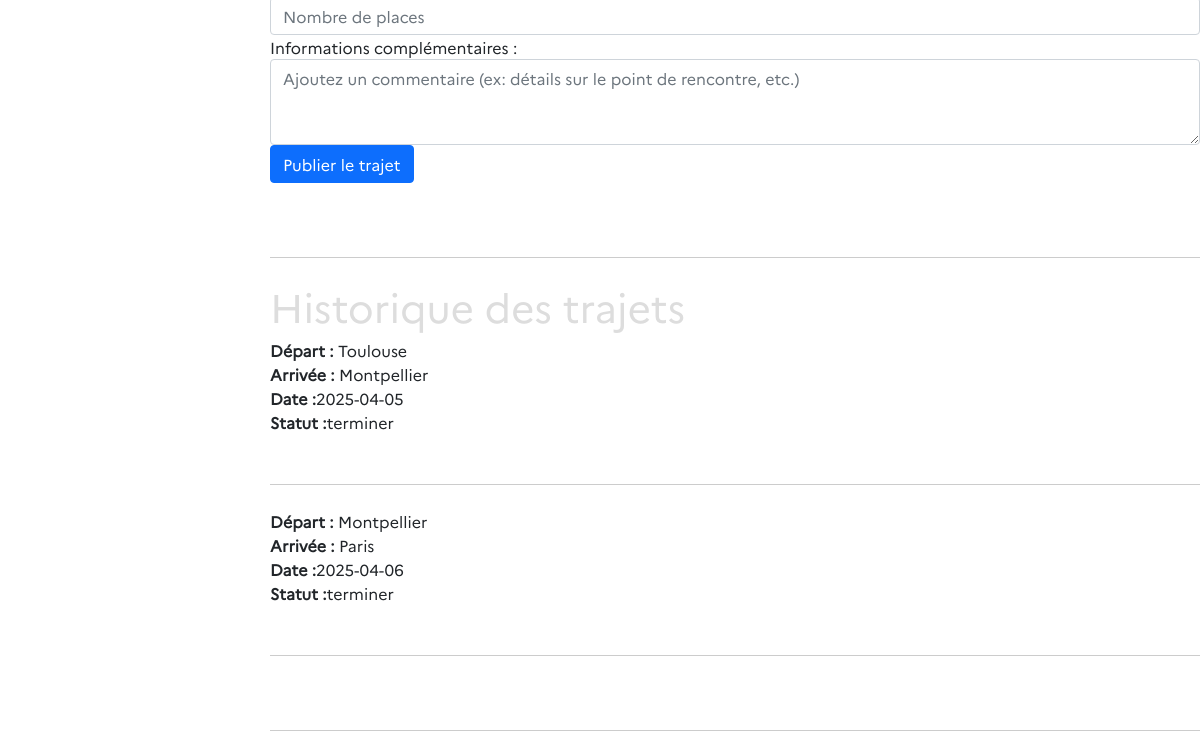
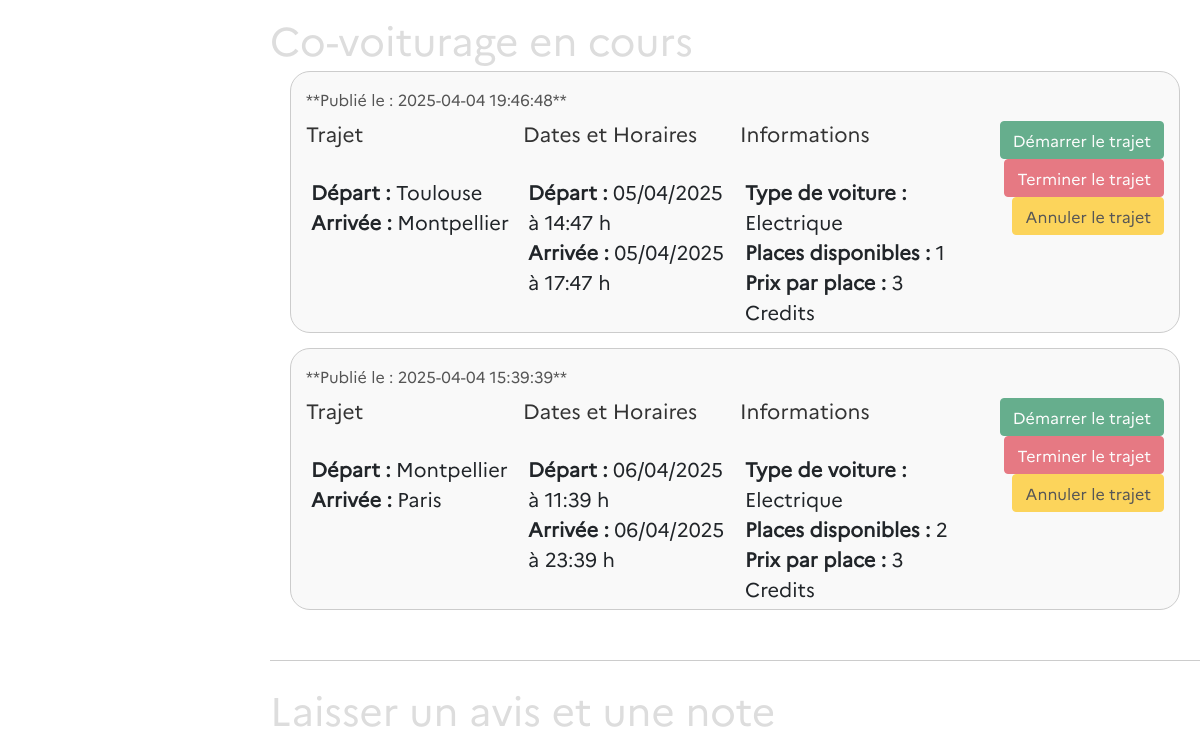
The app's page /pages/account.php (signed in, lower part), older data (2 pictures, top to bottom).
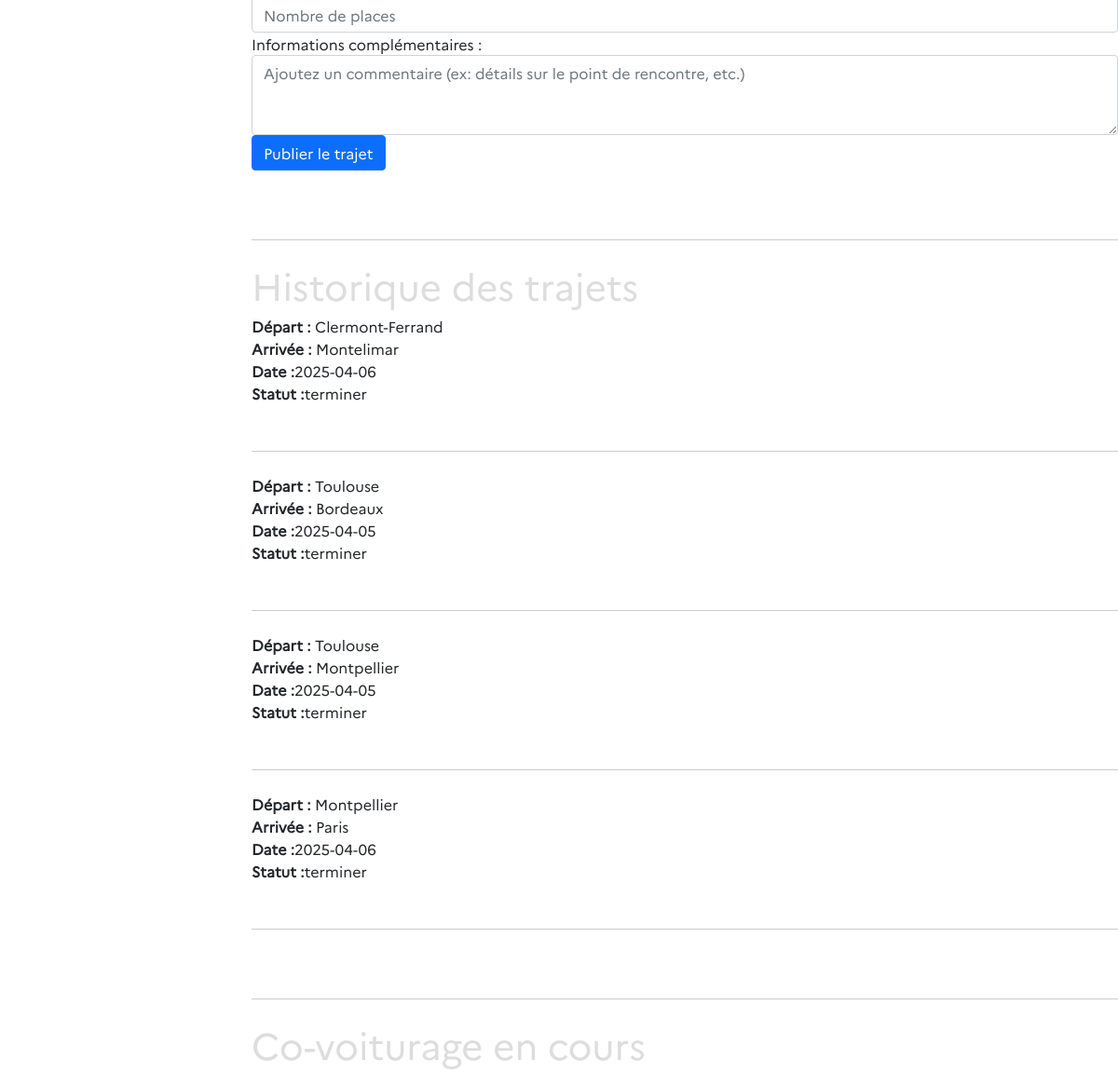
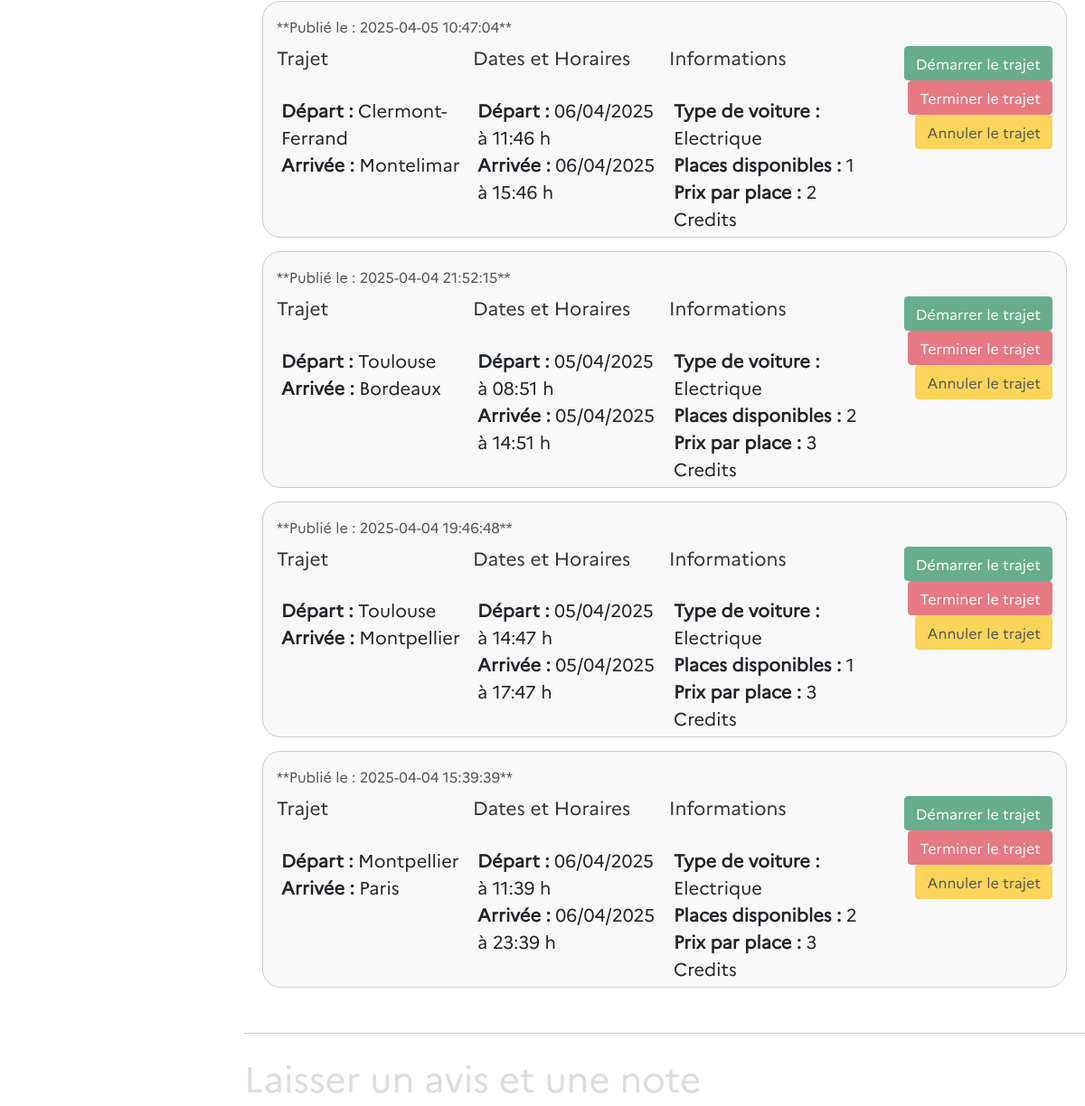
The same page, newer data (2 pictures, top to bottom).
### tables this page shows
CREATE TABLE "covoiturages" (
	"covoiturage_id"	INTEGER,
	"date_depart"	TEXT,
	"heure_depart"	TEXT,
	"lieu_depart"	TEXT,
	"date_arrivee"	TEXT,
	"heure_arrivee"	TEXT,
	"prix_personne"	INTEGER,
	"user_id"	INTEGER,
	"created_at"	TEXT,
	"lieu_arrivee"	TEXT,
	"nb_place"	INTEGER,
	"voiture_id"	INTEGER,
	"evaluation"	INTEGER,
	"commentaire"	TEXT,
	"statut"	TEXT DEFAULT 'en_attente',
	PRIMARY KEY("covoiturage_id" AUTOINCREMENT),
	FOREIGN KEY("user_id") REFERENCES "utilisateurs"("user_id")
);

CREATE TABLE "voitures" (
	"voiture_id"	INTEGER,
	"modele"	TEXT,
	"immatriculation"	TEXT UNIQUE,
	"energie"	TEXT,
	"couleur"	TEXT,
	"date_premiere_immatriculation"	TEXT,
	"user_id"	INTEGER,
	PRIMARY KEY("voiture_id" AUTOINCREMENT)
);

### pages/account.php (the view, shortened to what this page needs)
<?php
$pdo = new PDO("sqlite:/Users/macosdev/Documents/GitHub/ecoRide-DrissBenkirane/ecorideDatabase.db");
$pdo->setAttribute(PDO::ATTR_ERRMODE, PDO::ERRMODE_EXCEPTION);
$userInfos = [];
if (isset($_SESSION['loggedin']) && $_SESSION['loggedin'] === true && isset($_SESSION['user_id'])) {
    $userId = $_SESSION['user_id'];
    try {
        $stmt = $pdo->prepare("SELECT * FROM utilisateurs WHERE user_id = :id");
        $stmt->bindParam(':id', $userId);
        $stmt->execute();
        $userInfos = $stmt->fetchAll(PDO::FETCH_OBJ);
    } catch (PDOException $e) {
        echo "Erreur de base de données : " . $e->getMessage();
    }
    try {
        $stmt = $pdo->prepare('SELECT * FROM voitures WHERE user_id = :id');
        $stmt->bindParam(':id', $userId);
        $stmt->execute();
        $voitureInfos = $stmt->fetchAll(PDO::FETCH_OBJ);
    } catch (PDOException $e) {
        $error = "vous n'avez pas de voiture enregistrée";
    }
    try {
        $stmt = $pdo->prepare("SELECT *, v.modele AS voiture_modele,
                v.couleur AS voiture_couleur,
                v.immatriculation AS voiture_immatriculation,
                v.energie AS voiture_energie
            FROM covoiturages c
            INNER JOIN voitures v ON c.voiture_id = v.voiture_id
            WHERE c.user_id = :user_id
            ORDER BY c.created_at DESC");
        $stmt->bindParam(':user_id', $userId);
        $stmt->execute();
        $covoituragesEnCours = $stmt->fetchAll(PDO::FETCH_OBJ);
    } catch (PDOException $e) {
        $error = "Erreur lors de la récupération des covoiturages en cours : " . $e->getMessage();
    }
} else {
    header("Location: http://localhost:4000/pages/login.php");
    exit();
}
require_once '/Users/macosdev/Documents/GitHub/ecoRide-DrissBenkirane/elements/header.php';
?>
<link rel="stylesheet" href="styles/account.css">
<div style="display: flex;">
    <div style="flex-grow: 1;">
        <div class="profil">
            <?php if (!empty($userInfos)): ?>
                <?php foreach ($userInfos as $userInfo): ?>
                    <div class="profil-info" id="">
                            <?php endforeach; ?>
                        <?php else: ?>
                            <p>Aucune information utilisateur trouvée.</p>
                        <?php endif; ?>
                    </div>
                    <div class="publier-trajet" id="section2">
                        <div class="publier-trajet-details">
                            <form action="" method="post">
                                <div class="form-group">
                                    <input type="number" class="form-control" name="nb_place" id="places"
                                        placeholder="Nombre de places" min="1" required>
                                </div>
                                <div class="form-group">
                                    <label for="commentaire">Informations complémentaires :</label>
                                    <textarea class="form-control" name="commentaire" id="commentaire" rows="3"
                                        placeholder="Ajoutez un commentaire (ex: détails sur le point de rencontre, etc.)"></textarea>
                                </div>
                                <div class="publier-trajet-actions">
                                    <button type="submit" class="btn btn-primary publier-trajet-btn" name="publier_trajet"
                                        <?php if (empty($voitureInfos)) echo 'disabled'; ?>>
                                        Publier le trajet
                                    </button>
                                </div>
                            </form>
                        </div>
                    </div></br>
                    <div class="ligne-horizontale"></div></br>
                    <h1 id="section4">Historique des trajets</h1>
                    <?php if (!empty($covoituragesEnCours)) : ?>
                        <?php foreach ($covoituragesEnCours as $covoiturage): ?>
                            <strong>Départ :</strong> <?= htmlspecialchars($covoiturage->lieu_depart) ?>
                            <br>
                            <strong>Arrivée :</strong> <?= htmlspecialchars($covoiturage->lieu_arrivee) ?>
                            <br>
                            <strong>Date :</strong><?= htmlspecialchars($covoiturage->date_depart) ?>
                            <strong>Statut :</strong><?= htmlspecialchars($covoiturage->statut) ?>
                            <br>
                            <div class="ligne-horizontale"></div></br>
                        <?php endforeach; ?>
                    <?php else : ?>
                        <p>Vous n'avez pas de covoiturage en cours.</p>
                    <?php endif; ?>
                    <div class="ligne-horizontale"></div></br>
                    <h1 id="section5">Co-voiturage en cours</h1>
                    <?php if (!empty($covoituragesEnCours)) : ?>
                        <?php foreach ($covoituragesEnCours as $covoiturage): ?>
                            <div class="publication-cadre">
                                <div class="publication-header">
                                    <div class="utilisateur-info">
                                        <span class="date-creation">**Publié le :
                                            <?= htmlspecialchars($covoiturage->created_at) ?>**</span>
                                    </div>
                                </div>
                                <div class="publication-details">
                                    <div class="trajet">
                                        <h3>Trajet</h3>
                                        <p>
                                            <strong>Départ :</strong> <?= htmlspecialchars($covoiturage->lieu_depart) ?>
                                            <br>
                                            <strong>Arrivée :</strong> <?= htmlspecialchars($covoiturage->lieu_arrivee) ?>
                                        </p>
                                    </div>
                                    <div class="dates">
                                        <h3>Dates et Horaires</h3>
                                        <p>
                                            <strong>Départ :</strong>
                                            <?= htmlspecialchars(date('d/m/Y', strtotime($covoiturage->date_depart))) ?> à
                                            <?= htmlspecialchars(date('H:i', strtotime($covoiturage->heure_depart))) ?> h
                                            <br>
                                            <strong>Arrivée :</strong>
                                            <?= htmlspecialchars(date('d/m/Y', strtotime($covoiturage->date_arrivee))) ?> à
                                            <?= htmlspecialchars(date('H:i', strtotime($covoiturage->heure_arrivee))) ?> h
                                        </p>
                                    </div>
                                    <div class="informations">
                                        <h3>Informations</h3>
                                        <p>
                                            <strong>Type de voiture :</strong> <?= htmlspecialchars($covoiturage->energie) ?>
                                            <br>
                                            <strong>Places disponibles :</strong> <?= htmlspecialchars($covoiturage->nb_place) ?>
                                            <br>
                                            <strong>Prix par place :</strong> <?= htmlspecialchars($covoiturage->prix_personne) ?>
                                            Credits
                                        </p>
                                    </div>
                                    <div class="publication-actions">
                                        <form method="post">
                                            <button type="submit" name="demarrer_trajet" class="btn btn-success"
                                                <?= ($covoiturage->statut !== 'en_attente') ? 'disabled' : '' ?>>
                                                Démarrer le trajet
                                            </button>
                                            <button type="submit" name="terminer_trajet" class="btn btn-danger"
                                                <?= ($covoiturage->statut !== 'en_cours') ? 'disabled' : '' ?>>
                                                Terminer le trajet
                                            </button>
                                            <button type="submit" name="annuler_trajet" class="btn btn-warning"
                                                <?= ($covoiturage->statut !== 'en_attente') ? 'disabled' : '' ?>>
                                                Annuler le trajet
                                            </button>
                                        </form>
                                    </div>
                                </div>
                            </div>
                        <?php endforeach; ?>
                    <?php else : ?>
                        <p>Vous n'avez pas de covoiturage en cours.</p>
                    <?php endif; ?>
                    <div class="ligne-horizontale"></div></br>
                    <h1 id="section6">Laisser un avis et une note</h1>
        </div>
    </div>
</div>
</body>
</html>

### elements/header.php (shortened to what this page needs)
<!DOCTYPE html>
<html lang="en">
<head>
    <link rel="stylesheet" href="../styles/font.css">
    <link rel="stylesheet" href="../styles/covoiturage.css">
    <link rel="stylesheet" href="../styles/home.css">
    <link rel="stylesheet" href="../styles/header.css">
    <link rel="stylesheet" href="../styles/research.css">
    <link rel="stylesheet" href="../styles/footer.css">
    <link href="https://cdn.jsdelivr.net/npm/bootstrap@5.0.0/dist/css/bootstrap.min.css" rel="stylesheet">
</head>

### styles/covoiturage.css (style rules this page uses)
* { font-family: 'Marianne'; }
p { font-size: 20px; position: relative; left: 5px; top: 25px; }
.ligne-horizontale { border-bottom: 1px solid #ccc; width: 100%; margin-top: 50px; }
.publication-cadre { border: 1px solid #ccc; padding: 15px; margin-bottom: 15px; border-radius: 20px; background-color: #f9f9f9; margin-right: 20px; margin-left: 20px; }
.publication-header { display: flex; justify-content: space-between; margin-bottom: 10px; font-size: 1em; color: #555; }
.publication-details { display: grid; grid-template-columns: repeat(auto-fit, minmax(200px, 1fr)); gap: 10px; }
.trajet h3, .dates h3, .informations h3 { margin-top: 0; margin-bottom: 5px; font-size: 1.3em; color: #333; }
.publication-actions { text-align: right; }

### styles/home.css (style rules this page uses)
* { font-family: 'Marianne'; }
textarea { width: 100%; border-radius: 10px; }

### styles/header.css (style rules this page uses)
* { font-family: 'Marianne'; }

### styles/research.css (style rules this page uses)
h1 { color: #ddd; }

### styles/footer.css (style rules this page uses)
html { position: relative; min-height: 100%; }

Row changes from the older to the newer data that the page shows:
added covoiturages: lieu_depart "Clermont-Ferrand", lieu_arrivee "Montelimar", date_depart "2025-04-06", statut "terminer", created_at "2025-04-05 10:47:04", date_depart "06/04/2025", heure_depart "11:46", date_arrivee "06/04/2025", heure_arrivee "15:46", voiture.energie "Electrique", nb_place "1", prix_personne "2"
added covoiturages: lieu_depart "Toulouse", lieu_arrivee "Bordeaux", date_depart "2025-04-05", statut "terminer", created_at "2025-04-04 21:52:15", date_depart "05/04/2025", heure_depart "08:51", date_arrivee "05/04/2025", heure_arrivee "14:51", voiture.energie "Electrique", nb_place "2", prix_personne "3"
